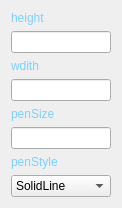
<?xml version="1.0" encoding="UTF-8"?>
<ui version="4.0">
 <class>myStatusbar</class>
 <widget class="QWidget" name="myStatusbar">
  <property name="geometry">
   <rect>
    <x>0</x>
    <y>0</y>
    <width>100</width>
    <height>192</height>
   </rect>
  </property>
  <property name="maximumSize">
   <size>
    <width>100</width>
    <height>16777215</height>
   </size>
  </property>
  <property name="windowTitle">
   <string>Form</string>
  </property>
  <layout class="QGridLayout" name="gridLayout">
   <item row="0" column="0">
    <widget class="QLabel" name="label">
     <property name="styleSheet">
      <string notr="true">color: rgb(123, 209, 255);</string>
     </property>
     <property name="text">
      <string>height</string>
     </property>
    </widget>
   </item>
   <item row="1" column="0">
    <widget class="QLineEdit" name="hlineEdit">
     <property name="styleSheet">
      <string notr="true">color: rgb(123, 209, 255);</string>
     </property>
    </widget>
   </item>
   <item row="2" column="0">
    <widget class="QLabel" name="label_2">
     <property name="styleSheet">
      <string notr="true">color: rgb(123, 209, 255);</string>
     </property>
     <property name="text">
      <string>wdith</string>
     </property>
    </widget>
   </item>
   <item row="3" column="0">
    <widget class="QLineEdit" name="wlineEdit">
     <property name="styleSheet">
      <string notr="true">color: rgb(123, 209, 255);</string>
     </property>
    </widget>
   </item>
   <item row="4" column="0">
    <widget class="QLabel" name="label_3">
     <property name="styleSheet">
      <string notr="true">color: rgb(123, 209, 255);</string>
     </property>
     <property name="text">
      <string>penSize</string>
     </property>
    </widget>
   </item>
   <item row="5" column="0">
    <widget class="QLineEdit" name="pensizeEdit">
     <property name="styleSheet">
      <string notr="true">color: rgb(123, 209, 255);</string>
     </property>
     <property name="text">
      <string/>
     </property>
    </widget>
   </item>
   <item row="6" column="0">
    <widget class="QLabel" name="label_4">
     <property name="styleSheet">
      <string notr="true">color: rgb(123, 209, 255);</string>
     </property>
     <property name="text">
      <string>penStyle</string>
     </property>
    </widget>
   </item>
   <item row="7" column="0">
    <widget class="QComboBox" name="StyleBox">
     <property name="maximumSize">
      <size>
       <width>100</width>
       <height>16777215</height>
      </size>
     </property>
     <item>
      <property name="text">
       <string>SolidLine</string>
      </property>
     </item>
     <item>
      <property name="text">
       <string>DashLine</string>
      </property>
     </item>
     <item>
      <property name="text">
       <string>DotLine</string>
      </property>
     </item>
     <item>
      <property name="text">
       <string>DashDotLine</string>
      </property>
     </item>
     <item>
      <property name="text">
       <string>DashDotDotLine</string>
      </property>
     </item>
    </widget>
   </item>
  </layout>
 </widget>
 <resources/>
 <connections/>
</ui>
